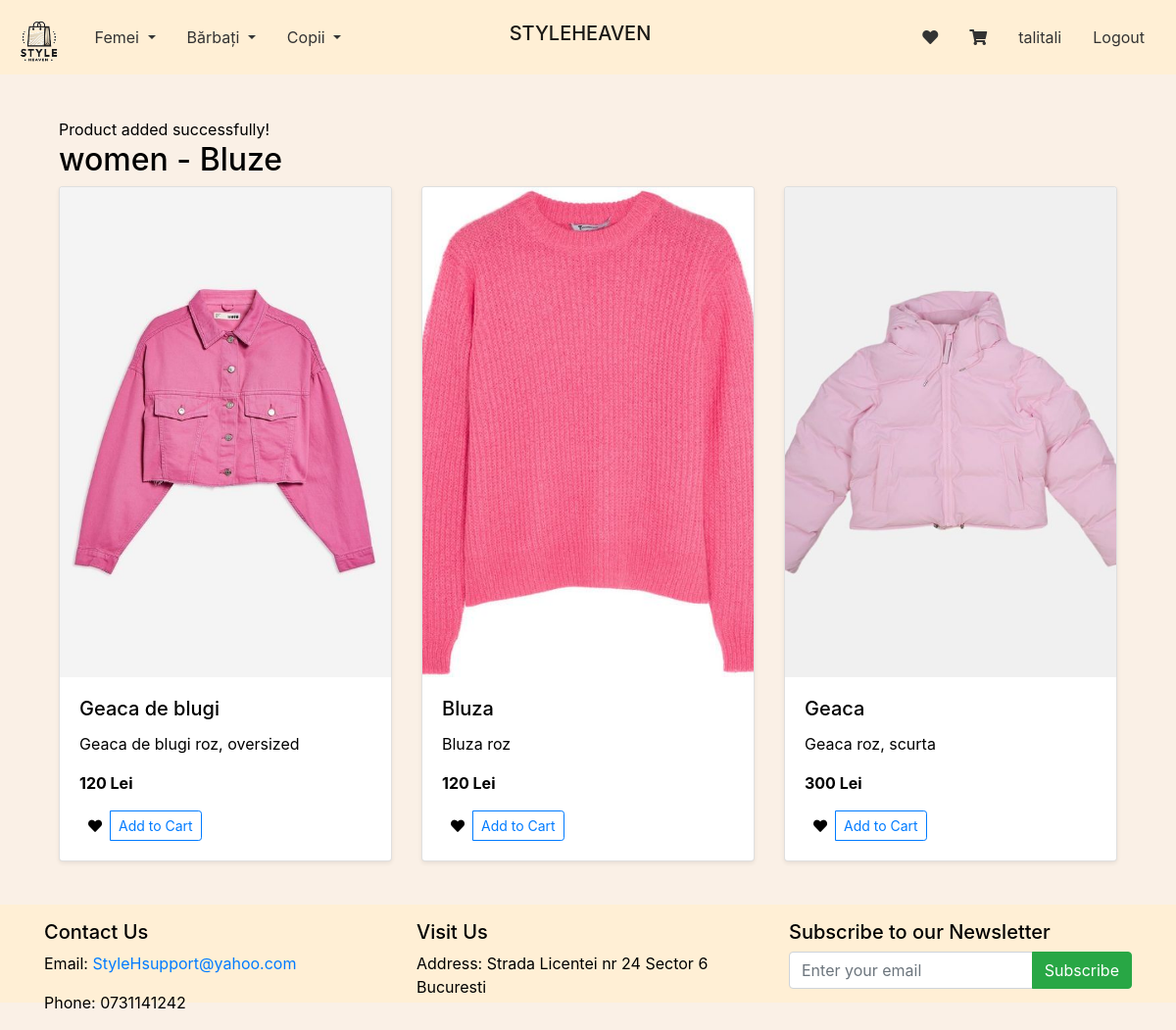
Screenshot of /subcategory/women/Bluze (signed in) with the database file from the repository.
### market/models.py (models this page shows, shortened)
class User(db.Model, UserMixin):
    id = db.Column(db.Integer(), primary_key=True)
    username = db.Column(db.String(length=30), nullable=False, unique=True)
    email_address = db.Column(db.String(length=50), nullable=False, unique=True)
    password_hash = db.Column(db.String(length=60), nullable=False)
    budget = db.Column(db.Integer(), nullable=False, default=1000)
    items = db.relationship('Item', backref='owned_user', lazy=True)
    favorites = db.relationship('Favorite', backref='user', lazy=True)
    @property
    def password(self):
        return self.password

class Item(db.Model):
    id = db.Column(db.Integer(), primary_key=True)
    name = db.Column(db.String(length=30), nullable=False, unique=True)
    price = db.Column(db.Integer(), nullable=False)
    barcode = db.Column(db.String(length=12), nullable=False, unique=True)
    description = db.Column(db.String(length=1024), nullable=False, unique=True)
    image_filename = db.Column(db.String(length=100), nullable=True)
    owner = db.Column(db.Integer(), db.ForeignKey('user.id'))
    category = db.Column(db.String(length=50), nullable=False, default='general')
    subcategory = db.Column(db.String(length=50), nullable=False, default='general')

### market/routes.py (the view)
@app.route('/subcategory/<category>/<subcategory>')
@login_required
def subcategory_page(category, subcategory):
    items = Item.query.filter_by(category=category, subcategory=subcategory).all()
    favorite_item_ids = [fav.product_id for fav in current_user.favorites]
    return render_template('subcategory.html', items=items, category=category, subcategory=subcategory, favorite_item_ids=favorite_item_ids)

### market/models.py (called while the page is built)
@login_manager.user_loader
def load_user(user_id):
    return User.query.get(int(user_id))

### market/templates/subcategory.html (shortened to what this page needs)
{% extends 'base.html' %}
{% block content %}
<div class="container mt-4">
    <div id="notification" class="notification">Product added successfully!</div>
    <h2>{{ category }} - {{ subcategory }}</h2>
    <div class="row">
        {% for item in items %}
        <div class="col-md-4">
            <div class="card mb-4 shadow-sm">
                <img src="{{ url_for('static', filename='img/' + item.image_filename) }}" class="card-img-top img-fluid product-img" alt="{{ item.name }}">
                <div class="card-body">
                    <h5 class="card-title">{{ item.name }}</h5>
                    <p class="card-text">{{ item.description }}</p>
                    <p class="card-text"><strong>{{ item.price }} Lei</strong></p>
                    <div class="d-flex justify-content-between align-items-center">
                        <div class="btn-group">
                            <form action="{{ url_for('toggle_favorite') }}" method="post">
                                <button type="submit" class="btn btn-sm favorite-btn {% if item.id in favorite_item_ids %}favorited{% endif %}">
                                    <i class="fa fa-heart"></i>
                                </button>
                            </form>
                            <button type="button" class="btn btn-sm btn-outline-primary" data-toggle="modal" data-target="#Modal-Cart-{{ item.id }}">Add to Cart</button>
                        </div>
                    </div>
                </div>
            </div>
        </div>
        {% endfor %}
    </div>
</div>
{% endblock %}

### market/templates/base.html (shortened to what this page needs)
<!DOCTYPE html>
<html lang="en">
<head>
    <link rel="stylesheet" href="https://stackpath.bootstrapcdn.com/bootstrap/4.5.2/css/bootstrap.min.css">
    <link rel="stylesheet" href="https://cdnjs.cloudflare.com/ajax/libs/font-awesome/5.15.1/css/all.min.css">
</head>
<body class="bg-light-creme text-black">
    <nav class="navbar navbar-expand-lg bg-peach navbar-light fixed-top">
        <a class="navbar-brand" href="{{ url_for('home_page') }}">
            <img src="{{ url_for('static', filename='img/logo.png') }}" alt="Logo" style="height: 50px;">
        </a>
        <div class="collapse navbar-collapse" id="navbarNavDropdown">
            <ul class="navbar-nav mr-auto">
                <li class="nav-item dropdown">
                    <a class="nav-link dropdown-toggle" href="#" id="womenDropdown" role="button" data-toggle="dropdown" aria-haspopup="true" aria-expanded="false">
                        Femei
                    </a>
                </li>
                <li class="nav-item dropdown">
                    <a class="nav-link dropdown-toggle" href="#" id="menDropdown" role="button" data-toggle="dropdown" aria-haspopup="true" aria-expanded="false">
                        Bărbați
                    </a>
                </li>
                <li class="nav-item dropdown">
                    <a class="nav-link dropdown-toggle" href="#" id="kidsDropdown" role="button" data-toggle="dropdown" aria-haspopup="true" aria-expanded="false">
                        Copii
                    </a>
                </li>
            </ul>
             <div class="navbar-nav navbar-nav-center">
                <h1 class="navbar-brand">STYLEHEAVEN</h1>
            </div>
            <ul class="navbar-nav ml-auto">
                {% if current_user.is_authenticated %}
                    <li class="nav-item">
                        <a class="nav-link" href="{{ url_for('favorite_page') }}"><i class="fas fa-heart"></i></a>
                    </li>
                    <li class="nav-item">
                        <a class="nav-link" href="{{ url_for('shopping_cart_page') }}"><i class="fas fa-shopping-cart"></i></a>
                    </li>
                    <li class="nav-item">
                        <a class="nav-link" href="#">{{ current_user.username }}</a>
                    </li>
                    <li class="nav-item">
                        <a class="nav-link" href="{{ url_for('logout_page') }}">Logout</a>
                    </li>
                {% else %}
                    <li class="nav-item">
                        <a class="nav-link" href="{{ url_for('login_page') }}">Login</a>
                    </li>
                {% endif %}
            </ul>
        </div>
    </nav>
    <div class="content-wrapper container mt-5 pt-5">
        {% block content %}
        {% endblock %}
    </div>
    <footer class="bg-peach text-black py-3">
        <div class="container">
            <div class="row">
                <div class="col-md-4">
                    <h5>Contact Us</h5>
                    <p>Email: <a href="mailto:StyleHsupport@yahoo.com">StyleHsupport@yahoo.com</a></p>
                    <p>Phone: 0731141242</p>
                </div>
                <div class="col-md-4">
                    <h5>Visit Us</h5>
                    <p>Address: Strada Licentei nr 24 Sector 6 Bucuresti</p>
                </div>
                <div class="col-md-4">
                    <h5>Subscribe to our Newsletter</h5>
                    <form action="{{ url_for('subscribe_newsletter') }}" method="POST">
                        <div class="input-group">
                            <input type="email" name="email" class="form-control" placeholder="Enter your email" required>
                            <div class="input-group-append">
                                <button class="btn btn-success" type="submit">Subscribe</button>
                            </div>
                        </div>
                    </form>
                </div>
            </div>
        </div>
    </footer>
</body>
</html>

### market/templates/base.html (style rules this page uses)
.navbar-nav .nav-item .nav-link { padding-right: 1rem; padding-left: 1rem; }
.bg-light-creme { background-color: #FAF0E6 !important; }
.bg-peach { background-color: #FFEFD5 !important; }
.text-black { color: black !important; }
.navbar-light .navbar-nav .nav-link { color: #333; }
.content-wrapper { flex: 1 0 auto; margin-bottom: 20px; }
footer { flex-shrink: 0; height: 100px; }
.navbar-nav-center { position: absolute; left: 50%; transform: translateX(-50%); }
body { display: flex; flex-direction: column; min-height: 100vh; }

### market/templates/subcategory.html (style rules this page uses)
.product-img { width: 100%; height: 500px; object-fit: cover; }
.favorite-btn .fa-heart { color: black; }

### rows the page displays
User: username "talitali"
Item: image_filename (picture), name "Geaca de blugi", description "Geaca de blugi roz, oversized", price "120"
Item: image_filename (picture), name "Bluza", description "Bluza roz", price "120"
Item: image_filename (picture), name "Geaca", description "Geaca roz, scurta", price "300"

### other values shown
{{ category }} "women"
{{ subcategory }} "Bluze"
